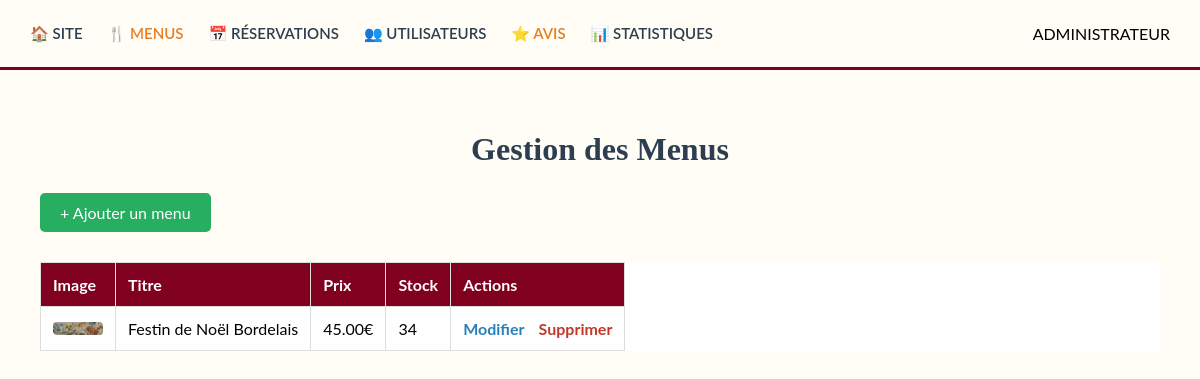
/admin-menus.php (signed in), run on the app's committed database.
### tables this page shows
CREATE TABLE `menus` (
  `id` int(11) NOT NULL,
  `titre` varchar(150) NOT NULL,
  `description` text NOT NULL,
  `image` varchar(255) DEFAULT NULL,
  `galerie` text DEFAULT NULL,
  `theme` enum('Noël','Pâques','Classique','Évènement') DEFAULT 'Classique',
  `regime` enum('Classique','Végétarien','Vegan') DEFAULT 'Classique',
  `nb_pers_min` int(11) DEFAULT 1,
  `prix_min_pers` decimal(10,2) NOT NULL,
  `entrees` text DEFAULT NULL,
  `plats` text DEFAULT NULL,
  `desserts` text DEFAULT NULL,
  `allergenes` varchar(255) DEFAULT NULL,
  `conditions_prestation` text DEFAULT NULL,
  `stock_dispo` int(11) DEFAULT 0,
  `entree` text DEFAULT NULL,
  `plat` text DEFAULT NULL,
  `dessert` text DEFAULT NULL,
  `conditions` text DEFAULT NULL,
  `stock` int(11) DEFAULT 0
);

### admin-menus.php (the view, shortened to what this page needs)
<?php
require_once('config.php');
$result = mysqli_query($conn, "SELECT * FROM menus");
?>
<!DOCTYPE html>
<html lang="fr">
<head>
    <link rel="stylesheet" href="css/admin.css">
</head>
<body>
    <nav class="navbar">
    <div class="nav-links">
        <a href="index.php">🏠 Site</a>
        <a href="admin-menus.php" class="active">🍴 Menus</a>
        <a href="admin-reservations.php">📅 Réservations</a>
        <a href="admin-users.php">👥 Utilisateurs</a>
        <a href="admin-avis.php" class="active">⭐ Avis</a>
        <a href="admin-stats.php">📊 Statistiques</a>
    </div>
    <div class="nav-admin-info">
        ADMINISTRATEUR
    </div>
</nav>
    <div class="container">
        <h1>Gestion des Menus</h1>
        <a href="ajouter-menus.php" class="btn-add">+ Ajouter un menu</a>
        <table class="admin-table">
            <thead>
                <tr>
                    <th>Image</th>
                    <th>Titre</th>
                    <th>Prix</th>
                    <th>Stock</th>
                    <th>Actions</th>
                </tr>
            </thead>
            <tbody>
                <?php while($row = mysqli_fetch_assoc($result)): ?>
                <tr>
                    <td><img src="assets/<?php echo $row['image']; ?>" width="50" style="border-radius: 4px;"></td>
                    <td><?php echo htmlspecialchars($row['titre']); ?></td>
                    <td><?php echo $row['prix_min_pers']; ?>€</td>
                    <td><?php echo $row['stock_dispo']; ?></td>
                    <td>
                        <a href="modifier-menu.php?id=<?php echo $row['id']; ?>" class="btn-edit">Modifier</a>
                        <a href="supprimer-menu.php?id=<?php echo $row['id']; ?>"
                           class="btn-delete"
                           onclick="return confirm('Es-tu sûr de vouloir supprimer ce menu définitivement ?');">
                           Supprimer
                        </a>
                    </td>
                </tr>
                <?php endwhile; ?>
            </tbody>
        </table>
    </div>
</body>
</html>

### css/admin.css (style rules this page uses)
body { font-family: 'Lato', sans-serif; background-color: #FFFDF5; margin: 0; padding: 0; }
.navbar { background-color: #FFFDF5; height: 70px; display: flex; justify-content: space-between; align-items: center; padding: 0 30px; border-bottom: 3px solid #800020; box-sizing: border-box; }
.nav-links { display: flex; gap: 25px; }
.nav-links a { color: #2C3E50; text-decoration: none; font-weight: 600; font-size: 15px; text-transform: uppercase; transition: 0.3s; }
.nav-links a:hover, .nav-links a.active { color: #E67E22; }
.container { padding: 40px; max-width: 1200px; margin: 0 auto; }
.admin-table { width: 100%; border-collapse: collapse; background: white; margin-top: 20px; }
.admin-table th { background: #800020; color: white; padding: 12px; text-align: left; }
.admin-table td { padding: 12px; border-bottom: 1px solid #ddd; }
h1 { color: #2c3e50; margin-bottom: 25px; text-align: center; font-family: 'Playfair Display', serif; }
.admin-table { display: block; overflow-x: auto; white-space: nowrap; }

### admin-menus.php (style rules this page uses)
.admin-table { width: 100%; border-collapse: collapse; margin-top: 20px; }
.admin-table th, .admin-table td { border: 1px solid #ddd; padding: 12px; text-align: left; }
.btn-add { background: #27ae60; color: white; padding: 10px 20px; text-decoration: none; border-radius: 5px; display: inline-block; margin-bottom: 10px; }
.btn-edit { color: #2980b9; margin-right: 10px; font-weight: bold; text-decoration: none; }
.btn-delete { color: #c0392b; font-weight: bold; text-decoration: none; }

### data on the page
menus: image (picture), titre "Festin de Noël Bordelais", prix_min_pers "45.00", stock_dispo "34"
